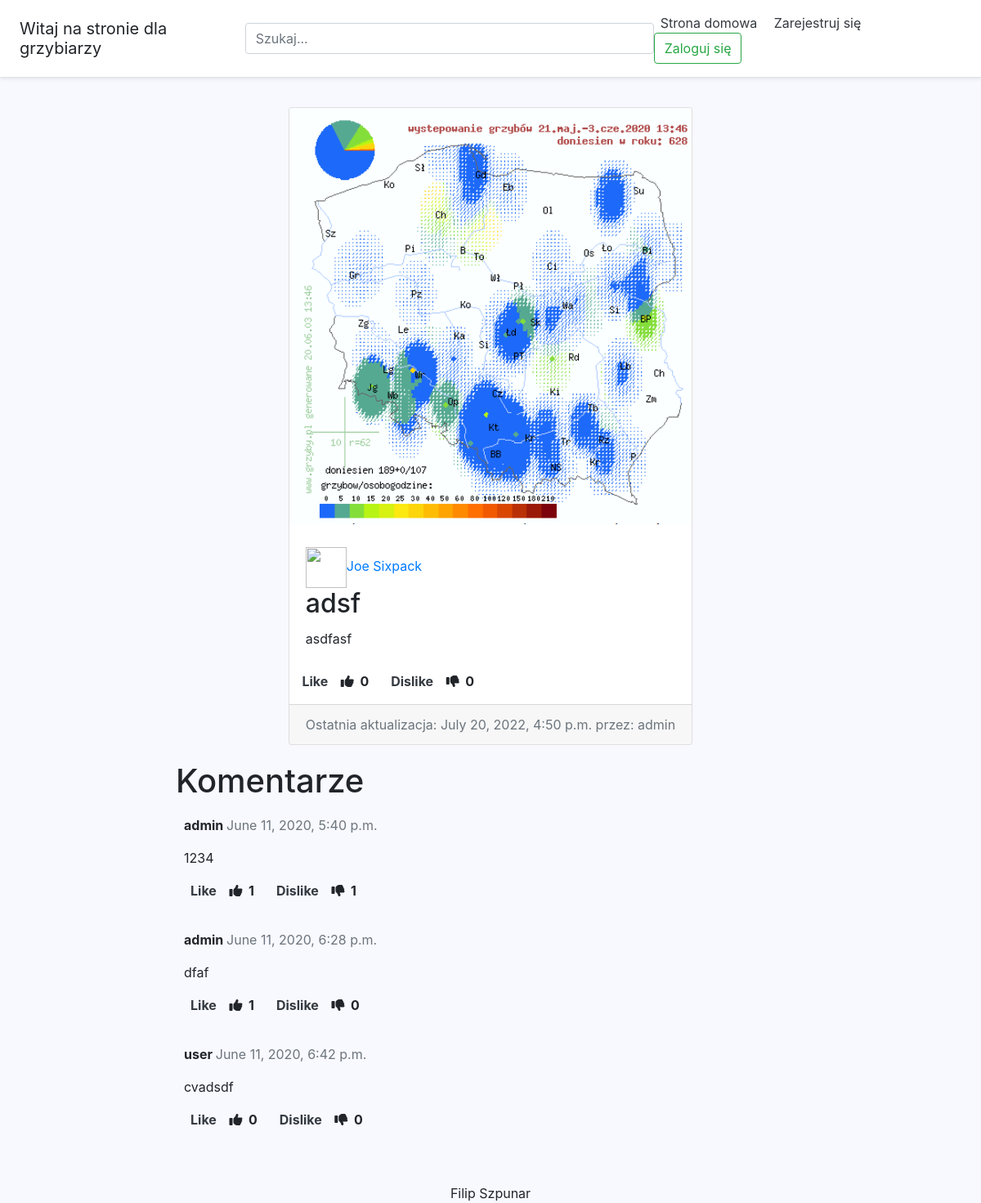
Page /blog/admin-blog-test-521875676367/ on the committed database.
### grzyb/models.py (models this page shows, shortened)
class BlogPost(models.Model):
    title = models.CharField(max_length=60, null=False, blank=False, verbose_name='Tytuł')
    body = models.TextField(max_length=5000, null=False, blank = False, verbose_name='opis')
    image = models.ImageField(upload_to = upload_location,null=False, blank=False, verbose_name='obrazek')
    date_published = models.DateTimeField(auto_now_add=True, verbose_name='data publickacji')
    date_updated = models.DateTimeField(auto_now=True, verbose_name='data aktualizacji')
    author = models.ForeignKey(settings.AUTH_USER_MODEL, on_delete=models.CASCADE,verbose_name='autor')
    slug = models.SlugField(blank=True, unique=True)
    likes = models.IntegerField(default=0)
    dislikes = models.IntegerField(default=0)
    class Meta:
        verbose_name='Post'
        verbose_name_plural = 'Posty'

class Comment(models.Model):
    post = models.ForeignKey(BlogPost,on_delete=models.CASCADE, related_name="comments")
    author = models.ForeignKey(settings.AUTH_USER_MODEL, on_delete=models.CASCADE, verbose_name='autor')
    body = models.TextField("opis")
    created_on = models.DateTimeField(auto_now_add=True, verbose_name='stworzone')
    active = models.BooleanField(default=True, verbose_name='aktywne')
    likes = models.IntegerField(default=0)
    dislikes = models.IntegerField(default=0)
    class Meta:
        verbose_name='Komentarz'
        verbose_name_plural = 'Komentarze'
        ordering = ['created_on']

### account/models.py (models this page shows, shortened)
class Moje_Konto(AbstractBaseUser):
    email = models.EmailField(verbose_name='email', max_length=60, unique=True)
    username = models.CharField(max_length=30, unique=True)
    date_joined = models.DateTimeField(verbose_name='data dołączenia', auto_now_add=True)
    last_login = models.DateTimeField(verbose_name='data ostatniego zalogowania', auto_now=True)
    is_admin = models.BooleanField(default=False)
    is_active = models.BooleanField(default=True)
    is_staff = models.BooleanField(default=False)
    is_superuser = models.BooleanField(default=False)
    USERNAME_FIELD = 'username'
    REQUIRED_FIELDS = ['email']
    objects = MyAccountManager()
    class Meta:
        verbose_name='Moje_Konto'
        verbose_name_plural = 'Konta'

### grzyb/views.py (the view)
# urls.py: path('<slug>/',detail_blog_view, name="detail"),
def detail_blog_view(request, slug):
    context = {}
    blog_post = get_object_or_404(BlogPost, slug=slug)
    context['blog_post'] = blog_post
    comments = blog_post.comments.filter(active=True)
    new_comment = None
    user = request.user
    blog_post.likes = LikeBlog.objects.filter(BlogPost = blog_post).count()
    blog_post.dislikes = DislikeBlog.objects.filter(BlogPost = blog_post).count()
    blog_post.save()
    for comment in comments:
        comment.likes = Like.objects.filter(Comment = comment).count()
        comment.dislikes = Dislike.objects.filter(Comment = comment).count()
        comment.save()
    if request.method == 'POST':
        comment_form = CommentForm(data=request.POST)
        if comment_form.is_valid():
            new_comment = comment_form.save(commit=False)
            new_comment.blog_post = blog_post
            author = Moje_Konto.objects.filter(username = user.username).first()
            new_comment.post = blog_post
            new_comment.author = author
            new_comment.save()
    else:
        comment_form = CommentForm()
    comments = blog_post.comments.filter(active=True)
    context['user'] = user
    context['comment_form'] = comment_form
    context['comments'] = comments
    return render(request, 'grzyb/detail.html',context)

### grzyb/forms.py (shortened to what this page needs)
class CommentForm(forms.ModelForm):
    class Meta:
        model = Comment
        fields = ('body',)

### grzyb/models.py (called while the page is built)
def pre_save_blog_post_receiver(sender, instance, *args, **kwargs):
    if not instance.slug:
        instance.slug = slugify(instance.author.username+"-"+ instance.title + str(randint(0,99999999999)))

### grzyb/templates/grzyb/detail.html (shortened to what this page needs)
{% extends 'base.html' %}
{% block content %}
<div class = "container">
    <div class = "row">
        <div class = "card m-auto">
            <img class = "card-img-top" src = "{{blog_post.image.url}}">
            <div class = "card-body my-2">
              <div class="span3 well">
                <a href="#aboutModal" data-toggle="modal" data-target="#myModal"><img src="https://encrypted-tbn2.gstatic.com/images?q=tbn:ANd9GcRbezqZpEuwGSvitKy3wrwnth5kysKdRqBW54cAszm_wiutku3R" name="aboutme" width="50" height="50" class="img-circle">Joe Sixpack
                </a>
              </div>
                <h2 class = "card-title">{{blog_post.title}}</h2>
                <p class = "card-text">{{blog_post.body|safe}}</p>
            </div>
                <p class="font-weight-bold">
          &nbsp&nbsp<a class = "p-2 text-dark" href = "blog/like">Like</a>  &nbsp<i onclick="myFunction(this)" class="fa fa-thumbs-up"></i>
          &nbsp{{ blog_post.likes }}&nbsp&nbsp&nbsp&nbsp
          <a class = "p-2 text-dark" href = "blog/dislike">Dislike</a>&nbsp <i onclick="myFunction(this)" class="fa fa-thumbs-down"></i>
          &nbsp{{ blog_post.dislikes }}&nbsp
        </p>
            <div class = "card-footer text-muted">
              Ostatnia aktualizacja: {{blog_post.date_updated}} przez: {{blog_post.author.username}}
            </div>
        </div>
    </div>
</div>
<div class = "col-lg-8 offset-lg-2">
  <div class = "containers">
    <h1>Komentarze</h1>
    {% for comment in comments %}
      <div class="comments" style="padding: 10px;">
        <p class="font-weight-bold">
          {{ comment.author.username }}
          <span class=" text-muted font-weight-normal">
            {{ comment.created_on }}
          </span>
        </p>
        {{ comment.body | linebreaks }}
        <p class="font-weight-bold">
          <a class = "p-2 text-dark" href = "add/like/{{comment.id}}">Like</a>  &nbsp<i onclick="myFunction(this)" class="fa fa-thumbs-up"></i>
          &nbsp{{ comment.likes }}&nbsp&nbsp&nbsp&nbsp
          <a class = "p-2 text-dark" href = "add/dislike/{{comment.id}}">Dislike</a>&nbsp <i onclick="myFunction(this)" class="fa fa-thumbs-down"></i>
          &nbsp{{ comment.dislikes }}&nbsp
        </p>
      </div>
    {% endfor %}
    <div class="card-body">
    </div>
  </div>
</div>
{% endblock content %}

### templates/base.html (style rules this page uses)
body { background-color: #F8F8FF }

### grzyb/templates/grzyb/detail.html (style rules this page uses)
.card { max-width: 700px; }
.container { padding: 20px }
.containers { position: relative; }

### rows in the picture
BlogPost: image (picture), title "adsf", body "asdfasf", likes "0", dislikes "0", date_updated "July 20, 2022, 4:50 p.m.", author.username "admin"
Comment: author.username "admin", created_on "June 11, 2020, 5:40 p.m.", body "1234", likes "1", dislikes "1"
Comment: author.username "admin", created_on "June 11, 2020, 6:28 p.m.", body "dfaf", likes "1", dislikes "0"
Comment: author.username "user", created_on "June 11, 2020, 6:42 p.m.", body "cvadsdf", likes "0", dislikes "0"
